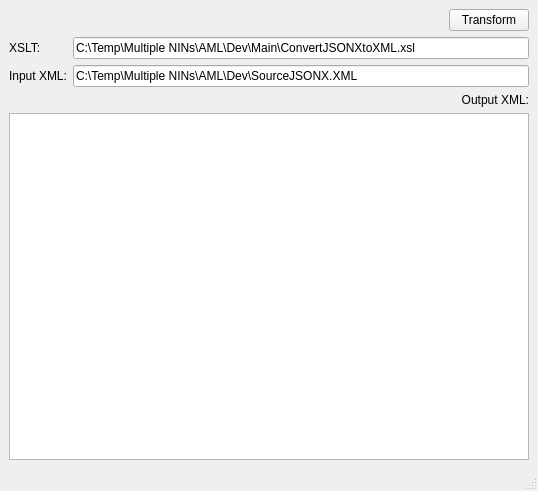
<?xml version="1.0" encoding="UTF-8"?>
<ui version="4.0">
 <class>MainWindow</class>
 <widget class="QMainWindow" name="MainWindow">
  <property name="geometry">
   <rect>
    <x>0</x>
    <y>0</y>
    <width>538</width>
    <height>491</height>
   </rect>
  </property>
  <property name="windowTitle">
   <string>XML Transformer</string>
  </property>
  <widget class="QWidget" name="centralwidget">
   <layout class="QGridLayout" name="gridLayout">
    <item row="0" column="2">
     <spacer name="horizontalSpacer">
      <property name="orientation">
       <enum>Qt::Horizontal</enum>
      </property>
      <property name="sizeHint" stdset="0">
       <size>
        <width>372</width>
        <height>20</height>
       </size>
      </property>
     </spacer>
    </item>
    <item row="1" column="0">
     <widget class="QLabel" name="label_2">
      <property name="text">
       <string>XSLT:</string>
      </property>
     </widget>
    </item>
    <item row="2" column="0">
     <widget class="QLabel" name="label_3">
      <property name="text">
       <string>Input XML:</string>
      </property>
     </widget>
    </item>
    <item row="0" column="3">
     <widget class="QPushButton" name="pushButton">
      <property name="text">
       <string>Transform</string>
      </property>
     </widget>
    </item>
    <item row="1" column="1" colspan="3">
     <widget class="QLineEdit" name="lineEdit">
      <property name="text">
       <string>C:\Temp\Multiple NINs\AML\Dev\Main\ConvertJSONXtoXML.xsl</string>
      </property>
     </widget>
    </item>
    <item row="2" column="1" colspan="3">
     <widget class="QLineEdit" name="lineEdit_2">
      <property name="text">
       <string>C:\Temp\Multiple NINs\AML\Dev\SourceJSONX.XML</string>
      </property>
     </widget>
    </item>
    <item row="6" column="0" colspan="4">
     <widget class="QTextEdit" name="textEdit"/>
    </item>
    <item row="3" column="2" colspan="2">
     <widget class="QLabel" name="label">
      <property name="text">
       <string>Output XML:</string>
      </property>
      <property name="alignment">
       <set>Qt::AlignRight|Qt::AlignTrailing|Qt::AlignVCenter</set>
      </property>
     </widget>
    </item>
   </layout>
  </widget>
  <widget class="QStatusBar" name="statusbar"/>
 </widget>
 <resources/>
 <connections/>
</ui>
